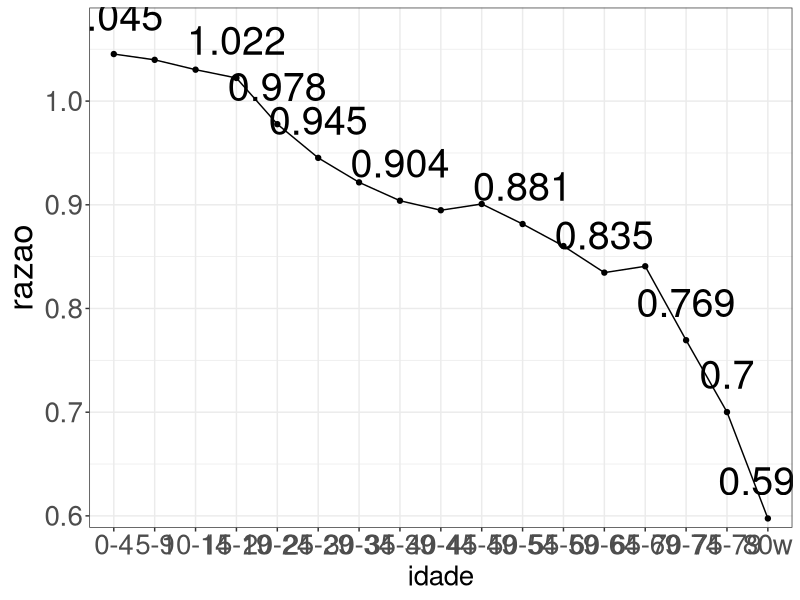
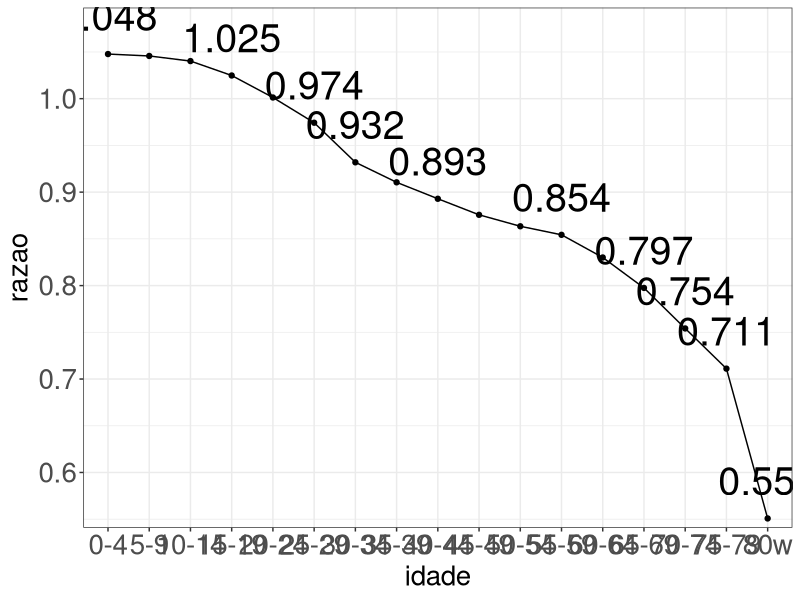
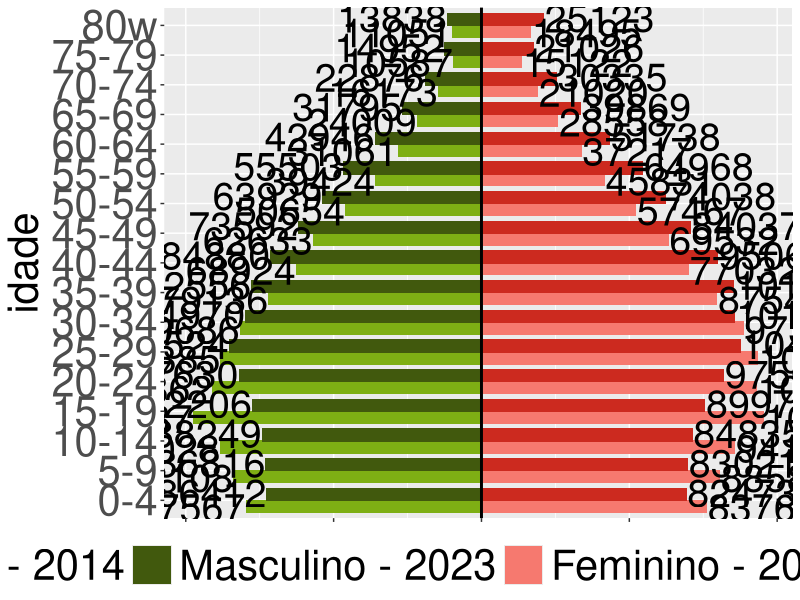

Write the R code that produced these figures, in order. (Note: this script raises an error after producing the figures.)
library(ggplot2)
library(patchwork)
library(tidyverse)


ggraficos <- "c:/Users/roney/OneDrive/Área de Trabalho/TCC CORRETO/graficos/"

#2014

tabua_se_masc_2014 <- data.frame(idade=factor(c('0-4','5-9',
                                                '10-14',
                                                '15-19','20-24','25-29',
                                                '30-34','35-39','40-44',
                                                '45-49','50-54','55-59',
                                                '60-64','65-69','70-74','75-79', '80w'),
                                              levels = c('0-4','5-9',
                                                         '10-14','15-19',
                                                         '20-24','25-29',
                                                         '30-34','35-39',
                                                         '40-44','45-49',
                                                         '50-54','55-59',
                                                         '60-64','65-69',
                                                         '70-74','75-79',
                                                         '80w')),
                                 populacao=c(87567, 92108, 97028, 107137, 99862, 
                                             96885, 89686, 79136, 68924, 62633, 
                                             50654, 39424, 31061, 24009, 16173, 
                                             10587, 11051))

tabua_se_masc_2014$sexo <- "masculino"
tabua_se_masc_2014$populacao <- tabua_se_masc_2014$populacao*(-1)

tabua_se_fem_2014 <- data.frame(idade=factor(c('0-4','5-9',
                                               '10-14',
                                               '15-19','20-24','25-29',
                                               '30-34','35-39','40-44',
                                               '45-49','50-54','55-59',
                                               '60-64','65-69','70-74','75-79', '80w'),
                                             levels = c('0-4','5-9',
                                                        '10-14','15-19',
                                                        '20-24','25-29',
                                                        '30-34','35-39',
                                                        '40-44','45-49',
                                                        '50-54','55-59',
                                                        '60-64','65-69',
                                                        '70-74','75-79',
                                                        '80w')),
                                populacao=c(83766, 88583, 94174, 104802, 102134, 102497, 97312, 87548, 
                                            77032, 69532, 57467, 45831, 37217, 28558, 21020, 15122, 18495))


tabua_se_fem_2014$sexo <- "feminino"


dados2014 <- rbind(tabua_se_fem_2014,tabua_se_masc_2014)


#razão de sexo 2014 sergipe

rz_2014 <- data.frame(idade=factor(c('0-4','5-9',
                                     '10-14',
                                     '15-19','20-24','25-29',
                                     '30-34','35-39','40-44',
                                     '45-49','50-54','55-59',
                                     '60-64','65-69','70-74','75-79', '80w'),
                                   levels = c('0-4','5-9',
                                              '10-14','15-19',
                                              '20-24','25-29',
                                              '30-34','35-39',
                                              '40-44','45-49',
                                              '50-54','55-59',
                                              '60-64','65-69',
                                              '70-74','75-79',
                                              '80w')))

rz_2014$razao <- abs(tabua_se_masc_2014$populacao)/tabua_se_fem_2014$populacao
rz_2014$rotulo <- round(rz_2014$razao,3)

rz_14 <- ggplot(rz_2014, aes(x = idade, y = razao, group = 1)) +
  geom_line() +  # Plotando a linha
  geom_point()+
  geom_text(aes(label = rotulo), vjust = -0.8, size = 10, check_overlap = TRUE) +
  scale_y_continuous(expand = expansion(mult = c(0.02, 0.1))) +
  theme_bw()+
  theme(text = element_text(colour = "black"),
        axis.title = element_blank(),
        legend.title = element_blank(),
        # plot.title = element_text(hjust = 0.5, face = "bold"),
        plot.caption = element_text(hjust = 0.5, size = 11),
        legend.position = "bottom",
        legend.text = element_text(size = 20),
        axis.text.y = element_text(size = 20),
        axis.title.y = element_text(size = 25),
        axis.title.x = element_text(size = 20),
        axis.text.x = element_text(size = 20))


# 

ggsave(paste0(ggraficos,'rz14.pdf'),
       plot = rz_14,
       width = 20.42, 
       height = 8.25,
       units = "in")



#2023

tabua_se_masc_2023 <- data.frame(idade=factor(c('0-4','5-9',
                                                '10-14',
                                                '15-19','20-24','25-29',
                                                '30-34','35-39','40-44',
                                                '45-49','50-54','55-59',
                                                '60-64','65-69','70-74','75-79', '80w'),
                                              levels = c('0-4','5-9',
                                                         '10-14','15-19',
                                                         '20-24','25-29',
                                                         '30-34','35-39',
                                                         '40-44','45-49',
                                                         '50-54','55-59',
                                                         '60-64','65-69',
                                                         '70-74','75-79',
                                                         '80w')),
                                 populacao=c(86412, 86816, 88249, 92206, 
                                             97630, 101524, 94970, 92556, 84880, 73592, 63929, 
                                             55503, 42946, 31795, 22876, 14952, 13838))

tabua_se_masc_2023$sexo <- "masculino"
tabua_se_masc_2023$populacao <- tabua_se_masc_2023$populacao*(-1)

tabua_se_fem_2023 <- data.frame(idade=factor(c('0-4','5-9',
                                               '10-14',
                                               '15-19','20-24','25-29',
                                               '30-34','35-39','40-44',
                                               '45-49','50-54','55-59',
                                               '60-64','65-69','70-74','75-79', '80w'),
                                             levels = c('0-4','5-9',
                                                        '10-14','15-19',
                                                        '20-24','25-29',
                                                        '30-34','35-39',
                                                        '40-44','45-49',
                                                        '50-54','55-59',
                                                        '60-64','65-69',
                                                        '70-74','75-79',
                                                        '80w')),
                                populacao=c(82473, 83021, 84835, 89974, 97506, 
                                            104205, 101909, 101654, 95062, 84037, 74038, 
                                            64968, 51738, 39869, 30335, 21026, 25123))

tabua_se_fem_2023$sexo <- "feminino"


dados2023 <- rbind(tabua_se_fem_2023,tabua_se_masc_2023)



#razão de sexo 2014 sergipe

rz_2023 <- data.frame(idade=factor(c('0-4','5-9',
                                     '10-14',
                                     '15-19','20-24','25-29',
                                     '30-34','35-39','40-44',
                                     '45-49','50-54','55-59',
                                     '60-64','65-69','70-74','75-79', '80w'),
                                   levels = c('0-4','5-9',
                                              '10-14','15-19',
                                              '20-24','25-29',
                                              '30-34','35-39',
                                              '40-44','45-49',
                                              '50-54','55-59',
                                              '60-64','65-69',
                                              '70-74','75-79',
                                              '80w')))

rz_2023$razao <- abs(tabua_se_masc_2023$populacao)/tabua_se_fem_2023$populacao
rz_2023$rotulo <- round(rz_2023$razao,3)

rz_23 <- ggplot(rz_2023, aes(x = idade, y = razao, group = 1)) +
  geom_line() +  # Plotando a linha
  geom_point()+
  geom_text(aes(label = rotulo), vjust = -0.8, size = 10, check_overlap = TRUE) +
  scale_y_continuous(expand = expansion(mult = c(0.02, 0.1))) +
  theme_bw()+
  theme(text = element_text(colour = "black"),
                  axis.title = element_blank(),
                  legend.title = element_blank(),
                  # plot.title = element_text(hjust = 0.5, face = "bold"),
                  plot.caption = element_text(hjust = 0.5, size = 11),
                  legend.position = "bottom",
                  legend.text = element_text(size = 20),
                  axis.text.y = element_text(size = 20),
                  axis.title.y = element_text(size = 20),
                  axis.title.x = element_text(size = 20),
                  axis.text.x = element_text(size = 20))



ggsave(paste0(ggraficos, 'rz23.pdf'),
       plot = rz_23,
       width = 20.42, 
       height = 8.25,
       units = "in")



#pirmide etária 

dados2014$ano <- 2014
dados2023$ano <- 2023


dados2014$perc <- abs(dados2014$populacao)/ sum(abs(dados2014$populacao))*100
dados2023$perc <- abs(dados2023$populacao)/ sum(abs(dados2023$populacao))*100

dados2014$perc <- ifelse(dados2014$sexo == "masculino", dados2014$perc*(-1), dados2014$perc)
dados2023$perc <- ifelse(dados2023$sexo == "masculino", dados2023$perc*(-1), dados2023$perc)
# Juntando ambos os anos
dados_total <- rbind(dados2014,dados2023)


piramides <- ggplot(dados_total, aes(x = idade, y = perc, fill = interaction(ano, sexo))) +
  # Barra para a população masculina (negativa)
  geom_bar(data = dados_total[dados_total$sexo == "masculino", ], 
           aes(y = perc), 
           stat = "identity", 
           position = position_dodge(width = 0.8), 
           width = 0.9) +  # Aumenta a largura das barras masculinas
  
  # Barra para a população feminina (positiva)
  geom_bar(data = dados_total[dados_total$sexo == "feminino", ], 
           aes(y = perc), 
           stat = "identity", 
           position = position_dodge(width = 0.8), 
           width = 0.9) +  # Aumenta a largura das barras femininas
  
   
  geom_text(data = dados_total[dados_total$sexo == "masculino", ], 
        aes(label = abs(populacao)), 
            position = position_dodge(width = 1), 
            vjust = 0.5,hjust=1, size = 10, color = "black") +  
  
  
  geom_text(data = dados_total[dados_total$sexo == "feminino", ], 
            aes(label = abs(populacao)), 
           position = position_dodge(width = 1), 
            vjust = 0.5, hjust=-0.005,size = 10, color = "black") +  
  
  # Definição de cores
  scale_fill_manual(
    name = "",  # Nome da legenda
    values = c("2014.masculino" = "#7eaf14", 
               "2014.feminino" = "#f6796f",
               "2023.masculino" = "#41590d", 
               "2023.feminino" = "#cc2a1f"),
    labels = c("2014.masculino" = "Masculino - 2014",
               "2014.feminino" = "Feminino - 2014",
               "2023.masculino" = "Masculino - 2023",
               "2023.feminino" = "Feminino - 2023")
  )  +
  
  coord_flip() +
  scale_y_continuous(labels = abs) +  # Remove o sinal negativo dos rótulos
  geom_hline(yintercept = 0, color = "black", size = 1) +
  guides(color = guide_legend(
    override.aes = list(shape = NA, size = 1)  # Aumenta a espessura das linhas na legenda
  )) +
  theme(
    text = element_text(colour = "black"),
    axis.title = element_blank(),
    legend.title = element_text(size = 30),  
    legend.position = "bottom",
    legend.text = element_text(size = 30),
    legend.key.size = unit(1, "cm"),  # Aumenta o tamanho das amostras na legenda
    axis.text.y = element_text(size = 30),
    axis.title.y = element_text(size = 30),
    axis.title.x = element_blank(),
    axis.text.x = element_blank()
  )




ggsave(paste0(ggraficos,'piramides.pdf'),
       plot = piramides,
       width = 35.42, 
       height = 15.25,
       units = "in")




# Criando o gráfico de barras
g1 <- ggplot(dados_ex, aes(x = Capitulo, y = ex, fill = interaction(Sexo, Ano))) +
  geom_bar(stat = "identity", position = "dodge") +
  geom_text(aes(label = ex), vjust = -0.5, size = 6, position = position_dodge(width = 0.9)) +
  labs(x = "Capítulo", y = "Expectativa de Vida (ex)", fill = "") +  
  theme_bw() +
  scale_y_continuous(expand = expansion(mult = c(0.02, 0.1))) +
  scale_fill_discrete(labels = function(x) gsub("\\.", " ", x)) +  # Substitui "." por espaço
  guides(fill = guide_legend(
    override.aes = list(size = 1)  # Ajusta a espessura da legenda
  )) +
  theme(
    text = element_text(colour = "black"),
    axis.title = element_blank(),
    legend.title = element_text(size = 30),  
    legend.position = "bottom",
    legend.text = element_text(size = 30),
    legend.key.size = unit(1, "cm"),  # Aumenta o tamanho das amostras na legenda
    axis.text.y = element_text(size = 30),
    axis.title.y = element_text(size = 30),
    axis.title.x = element_text(size = 30),
    axis.text.x = element_text(size = 30)
  )





ggsave(paste0(ggraficos, 'g1.pdf'),
       plot = g1,
       width = 18.42, 
       height = 8.25,
       units = "in")






# grafico comparativo ganho ex

dados_ex <- tibble(
  Capitulo = rep(c("Cap I (infec)", "Cap II (neop)", "Cap IV (endoc)", "Cap IX (circ)", "Cap X (resp)", "Cap XX (c.e)"), 4),
  ex = c(0.22, 0.18, 0.20, 0.40, 0.22, 0.91, 
         0.21, 0.34, 0.24, 0.41, 0.26, 0.27, 
         0.19, 0.29, 0.17, 0.38, 0.21, 0.67, 
         0.23, 0.41, 0.26, 0.45, 0.28, 0.27),
  Sexo = rep(c("Masculino", "Feminino", "Masculino", "Feminino"), each = 6),
  Ano = rep(c(2014, 2014, 2023, 2023), each = 6)
)

# Criando o gráfico de barras

g2 <- ggplot(dados_ex, aes(x = Capitulo, y = ex, 
                           fill = interaction(Sexo, Ano))) +
  geom_bar(stat = "identity", position = "dodge") +
  geom_text(aes(label = ex, group = interaction(Sexo, Ano)), 
            position = position_dodge(width = 0.9), 
            vjust = -0.3, size = 8, check_overlap = TRUE) +
  labs(x = "Capítulo", y = "Ganho na expectativa de Vida", fill = "") +  
  theme_bw() +
  scale_y_continuous(expand = expansion(mult = c(0.05, 0.2))) +
  scale_fill_discrete(labels = function(x) gsub("\\.", " ", x)) +  # Substitui "." por espaço
  guides(fill = guide_legend(override.aes = list(size = 1))) +  # Ajusta legenda
  theme(
    text = element_text(colour = "black"),
    axis.title = element_blank(),
    legend.title = element_text(size = 30),  
    legend.position = "bottom",
    legend.text = element_text(size = 30),
    legend.key.size = unit(1, "cm"),  # Aumenta o tamanho das amostras na legenda
    axis.text.y = element_text(size = 30),
    axis.title.y = element_text(size = 30),
    axis.title.x = element_text(size = 30),
    axis.text.x = element_text(size = 30)
  )


ggsave(paste0(ggraficos,'g2.pdf'),
       plot = g2,
       width = 20.42, 
       height = 10.25,
       units = "in")
